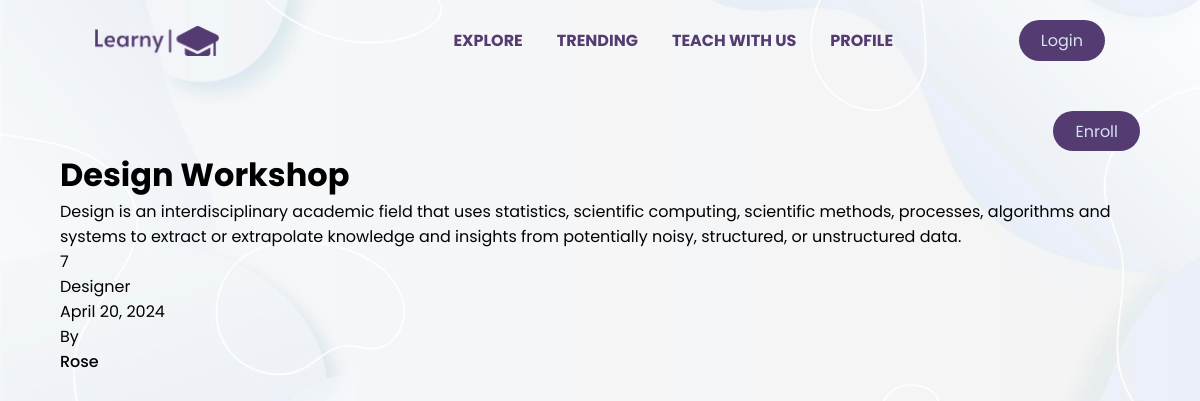
The app's page /workshop/workshop_detail/design-workshop/ with its own data.
### workshop/models.py (models this page shows, shortened)
class Workshop(models.Model):
    name = models.CharField(max_length=120)
    shortdescription = models.CharField(max_length=400)
    description = models.TextField(max_length=2000)
    date = models.DateField(auto_now_add=True)
    image = models.ImageField(upload_to="workshopimages",default="defaultw")#
    students_in_workshop = models.IntegerField() #
    workshopcategory = models.ForeignKey(WorkshopCategory, on_delete=models.CASCADE) #r
    difficulty_choices = models.TextChoices("difficulty_choices","Easy Intermediate Difficult")
    difficulty = models.CharField(choices=difficulty_choices,max_length=50)
    paid = models.BooleanField(default=False)
    instructor = models.ForeignKey(Instructor, on_delete=models.CASCADE)#r
    workshopslug = models.SlugField()
    price = models.IntegerField()

class WorkshopCategory(models.Model):
    name = models.CharField(max_length=200)
    workshopcategoryslug = models.SlugField()
    class Meta:
        verbose_name_plural = "WorkshopCategories"
    def __str__(self):
        return self.name

class Instructor(models.Model):#
    name = models.CharField(max_length=120)
    role = models.CharField(max_length=120)
    qualification = models.CharField(max_length=200)
    def __str__(self):
        return self.name

### workshop/views.py (the view)
# urls.py: path('workshop_detail/<slug:slugworkshop>/',views.workshop_detail,name='workshop_detail'),
def workshop_detail(request,slugworkshop):
    workshop = Workshop.objects.get(workshopslug=slugworkshop)
    ctx = {"workshop":workshop}
    return render(request,"workshop/workshop_detail.html",context=ctx)

### workshop/templates/workshop/workshop_detail.html (shortened to what this page needs)
{% extends "base.html" %}
{% load static %}
{% block body %}
<div class="workshops container"style="margin-top:30px">
    <div class="workshop-related" style="display:flex; justify-content:space-between">
 <a href="" class="btn" style=" font-size:medium; height:40px;" >Enroll</a>
</div>
    <h1>{{workshop.name}}</h1>
    <p>{{workshop.description}}</p>
    <p>{{workshop.price}}</p>
    <p>{{workshop.workshopcategory}} </p>
    <span>{{workshop.date}}</span>
    <p>By</p>
    <span style="display:block; font-weight:500">{{workshop.instructor}}</span>
</div>
{% endblock  %}

### static/style.css (style rules this page uses)
* { margin: 0; padding: 0; box-sizing: border-box; font-family: "Poppins", sans-serif; list-style: none; text-decoration: none; }
body { background-color: aliceblue; background-image: url(board5.jpg); background-size: cover; background-position: center; }
.container { max-width: 1080px; margin-right: auto; margin-left: auto; }
.btn { padding: 8px 22px; background-color:rgb(84, 59, 114) ; color: rgb(213, 227, 239); border-radius: 5rem; }
a { text-decoration: none; }

### records on screen
Workshop: name "Design Workshop", description "Design is an interdisciplinary academic field that uses statistics, scientific computing, scientific methods, processes, algorithms and systems to extract or extrapolate knowledge and insights from potentially noisy, structured, or unstructured data.", price "7", workshopcategory "Designer", date "April 20, 2024", instructor "Rose"
